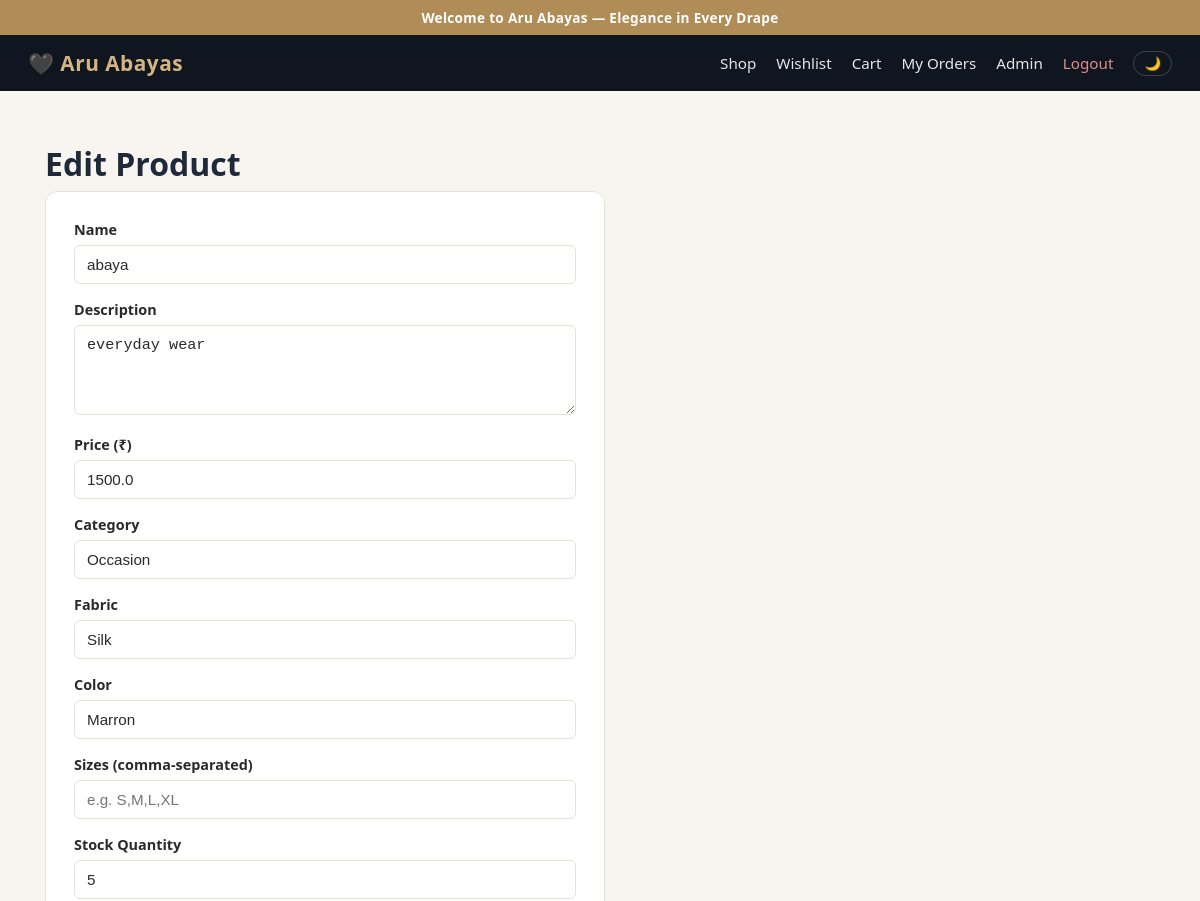
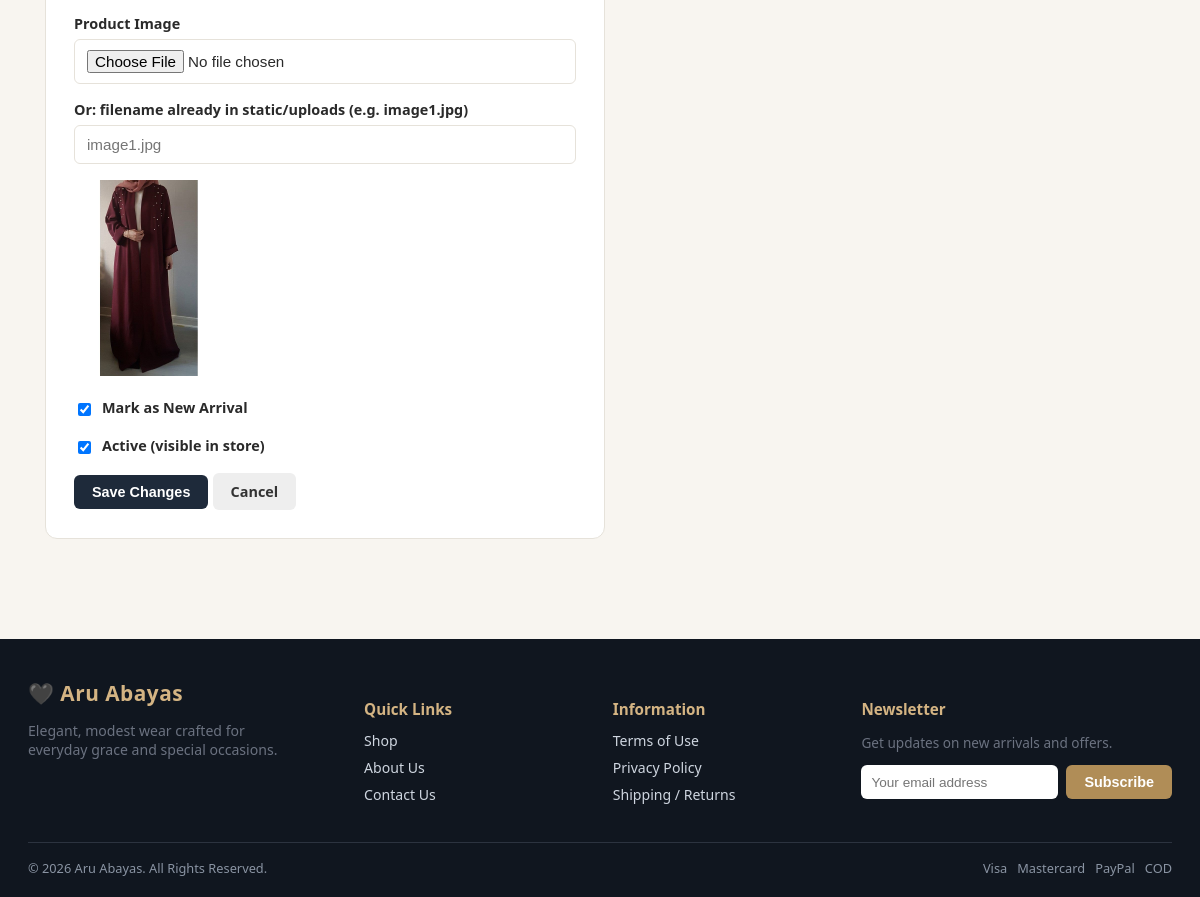
/admin/products/edit/2 (signed in), run on the app's committed database (2 pictures, top to bottom).
### models.py (models this page shows, shortened)
class Product(db.Model):
    id = db.Column(db.Integer, primary_key=True)
    name = db.Column(db.String(200), nullable=False)
    description = db.Column(db.Text)
    price = db.Column(db.Float, nullable=False)
    category = db.Column(db.String(100))  # e.g. Everyday, Occasion, Embroidered, Open Abaya
    fabric = db.Column(db.String(100))
    color = db.Column(db.String(50))
    sizes = db.Column(db.String(100))  # comma-separated e.g. "S,M,L,XL"
    stock = db.Column(db.Integer, default=0)
    image_filename = db.Column(db.String(255))
    is_active = db.Column(db.Boolean, default=True)
    is_new_arrival = db.Column(db.Boolean, default=False)
    created_at = db.Column(db.DateTime, default=datetime.utcnow)
    order_items = db.relationship('OrderItem', backref='product', lazy=True)

### app.py (the view, shortened to what this page needs)
@app.route('/admin/products/edit/<int:product_id>', methods=['GET', 'POST'])
@login_required
@admin_required
def edit_product(product_id):
    product = Product.query.get_or_404(product_id)
    return render_template('add_product.html', product=product)

### app.py (called while the page is built)
@login_manager.user_loader
def load_user(user_id):
    return User.query.get(int(user_id))

def admin_required(f):
    @wraps(f)
    def wrapper(*args, **kwargs):
        if not current_user.is_authenticated or not current_user.is_admin:
            flash('Admin access required.', 'error')
            return redirect(url_for('storefront'))
        return f(*args, **kwargs)
    return wrapper

### models.py (called while the page is built)
    @property
    def is_admin(self):
        return self.role == 'Admin'

### templates/add_product.html (shortened to what this page needs)
{% extends 'base.html' %}
{% block content %}
    <h1>{% if product %}Edit Product{% else %}Add New Product{% endif %}</h1>
    <div class="form-card">
        <form method="post" enctype="multipart/form-data" class="form">
            <label>Name
                <input type="text" name="name" value="{{ product.name if product else '' }}" required>
            </label>
            <label>Description
                <textarea name="description">{{ product.description if product else '' }}</textarea>
            </label>
            <label>Price (₹)
                <input type="number" step="0.01" min="0" name="price" value="{{ product.price if product else '' }}" required>
            </label>
            <label>Category
                <input type="text" name="category" placeholder="e.g. Everyday, Occasion, Embroidered"
                       value="{{ product.category if product else '' }}">
            </label>
            <label>Fabric
                <input type="text" name="fabric" placeholder="e.g. Nida, Crepe, Chiffon"
                       value="{{ product.fabric if product else '' }}">
            </label>
            <label>Color
                <input type="text" name="color" value="{{ product.color if product else '' }}">
            </label>
            <label>Sizes (comma-separated)
                <input type="text" name="sizes" placeholder="e.g. S,M,L,XL"
                       value="{{ product.sizes if product else '' }}">
            </label>
            <label>Stock Quantity
                <input type="number" min="0" name="stock" value="{{ product.stock if product else 0 }}" required>
            </label>
            <label>Product Image
                <input type="file" name="image" accept=".png,.jpg,.jpeg,.webp">
            </label>
            <label>Or: filename already in static/uploads (e.g. image1.jpg)
                <input type="text" name="image_filename_manual" placeholder="image1.jpg">
            </label>
            {% if product and product.image_filename %}
            <img src="{{ url_for('static', filename='uploads/' + product.image_filename) }}"
                 alt="{{ product.name }}" style="max-width:150px; border-radius:8px; margin-bottom:16px;">
            {% endif %}
            <label style="display:flex; align-items:center; gap:8px;">
                <input type="checkbox" name="is_new_arrival" style="width:auto;" {% if product and product.is_new_arrival %}checked{% endif %}>
                Mark as New Arrival
            </label>
            {% if product %}
            <label style="display:flex; align-items:center; gap:8px;">
                <input type="checkbox" name="is_active" style="width:auto;" {% if product.is_active %}checked{% endif %}>
                Active (visible in store)
            </label>
            {% endif %}
            <button type="submit" class="btn btn-primary">{% if product %}Save Changes{% else %}Add Product{% endif %}</button>
            <a href="{{ url_for('admin_products') }}" class="btn btn-secondary">Cancel</a>
        </form>
    </div>
{% endblock %}

### static/style.css (style rules this page uses)
:root { --navy: #1e2a3a; --navy-dark: #10161f; --gold: #b08d57; --gold-light: #d4b483; --cream: #f8f5f0; --text-muted: #6b7280; --danger: #c0392b; --success: #2e7d4f; --border: #e6e2da; --bg: var(--cream); --card-bg: #ffffff; --text: #2a2a2a; }
* { box-sizing: border-box; }
body { margin: 0; font-family: 'Segoe UI', system-ui, sans-serif; background: var(--bg); color: var(--text); }
h1 { font-weight: 700; margin-bottom: 6px; color: var(--navy); }
.btn { display: inline-block; padding: 9px 18px; border-radius: 6px; border: none; cursor: pointer; text-decoration: none; font-size: 0.9rem; font-weight: 600; text-align: center; }
.btn-primary { background: var(--navy); color: #fff; }
.btn-secondary { background: #eee; color: #333; }
.form label { display: block; margin-bottom: 16px; font-weight: 600; font-size: 0.9rem; color: var(--text); }
.form input, .form select, .form textarea { width: 100%; margin-top: 6px; padding: 10px 12px; border: 1px solid var(--border); border-radius: 6px; font-size: 0.95rem; background: var(--card-bg); color: var(--text); }
.form textarea { min-height: 90px; resize: vertical; }
.form-card { background: var(--card-bg); border: 1px solid var(--border); border-radius: 12px; padding: 28px; max-width: 560px; }

### data on the page
Product: name "abaya", description "everyday wear", price "1500.0", category "Occasion", fabric "Silk", color "Marron", stock "5", image_filename (picture), is_new_arrival "☑", is_active "☑"
